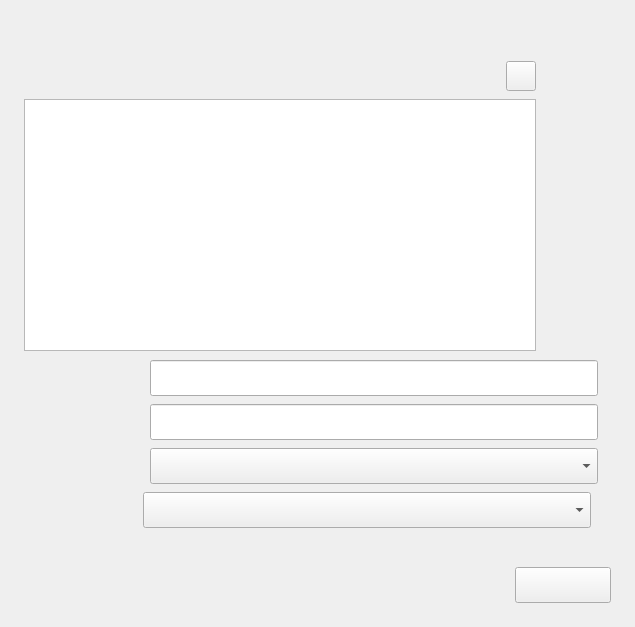
<?xml version="1.0" encoding="UTF-8"?>
<ui version="4.0">
 <class>AddPrinterWindow</class>
 <widget class="QWidget" name="AddPrinterWindow">
  <property name="geometry">
   <rect>
    <x>0</x>
    <y>0</y>
    <width>635</width>
    <height>627</height>
   </rect>
  </property>
  <property name="minimumSize">
   <size>
    <width>0</width>
    <height>0</height>
   </size>
  </property>
  <property name="maximumSize">
   <size>
    <width>16777215</width>
    <height>16777215</height>
   </size>
  </property>
  <property name="windowTitle">
   <string>AddPrinterWindow</string>
  </property>
  <layout class="QVBoxLayout" name="verticalLayout_2">
   <property name="spacing">
    <number>0</number>
   </property>
   <property name="leftMargin">
    <number>0</number>
   </property>
   <property name="topMargin">
    <number>0</number>
   </property>
   <property name="rightMargin">
    <number>0</number>
   </property>
   <property name="bottomMargin">
    <number>0</number>
   </property>
   <item>
    <layout class="QVBoxLayout" name="verticalLayout">
     <property name="spacing">
      <number>0</number>
     </property>
     <property name="leftMargin">
      <number>24</number>
     </property>
     <property name="topMargin">
      <number>7</number>
     </property>
     <property name="rightMargin">
      <number>24</number>
     </property>
     <property name="bottomMargin">
      <number>24</number>
     </property>
     <item>
      <layout class="QHBoxLayout" name="switchLayout">
       <property name="spacing">
        <number>0</number>
       </property>
       <item>
        <widget class="CustomTabBar" name="bar" native="true">
         <property name="sizePolicy">
          <sizepolicy hsizetype="Fixed" vsizetype="Fixed">
           <horstretch>0</horstretch>
           <verstretch>0</verstretch>
          </sizepolicy>
         </property>
         <property name="minimumSize">
          <size>
           <width>240</width>
           <height>36</height>
          </size>
         </property>
         <property name="maximumSize">
          <size>
           <width>240</width>
           <height>36</height>
          </size>
         </property>
        </widget>
       </item>
      </layout>
     </item>
     <item>
      <layout class="QVBoxLayout" name="verticalLayout_8">
       <property name="spacing">
        <number>0</number>
       </property>
       <item>
        <widget class="QStackedWidget" name="centralWidget">
         <property name="sizePolicy">
          <sizepolicy hsizetype="Expanding" vsizetype="Fixed">
           <horstretch>0</horstretch>
           <verstretch>0</verstretch>
          </sizepolicy>
         </property>
         <property name="minimumSize">
          <size>
           <width>0</width>
           <height>317</height>
          </size>
         </property>
         <property name="maximumSize">
          <size>
           <width>512</width>
           <height>317</height>
          </size>
         </property>
         <property name="currentIndex">
          <number>0</number>
         </property>
         <widget class="QWidget" name="autoWidget">
          <layout class="QVBoxLayout" name="verticalLayout_5">
           <property name="spacing">
            <number>0</number>
           </property>
           <property name="leftMargin">
            <number>0</number>
           </property>
           <property name="topMargin">
            <number>0</number>
           </property>
           <property name="rightMargin">
            <number>0</number>
           </property>
           <property name="bottomMargin">
            <number>0</number>
           </property>
           <item>
            <layout class="QVBoxLayout" name="verticalLayout_4">
             <property name="spacing">
              <number>5</number>
             </property>
             <property name="leftMargin">
              <number>0</number>
             </property>
             <property name="topMargin">
              <number>15</number>
             </property>
             <property name="rightMargin">
              <number>0</number>
             </property>
             <property name="bottomMargin">
              <number>16</number>
             </property>
             <item>
              <layout class="QHBoxLayout" name="horizontalLayout_5">
               <property name="spacing">
                <number>0</number>
               </property>
               <item>
                <widget class="CustomLabel" name="devList">
                 <property name="sizePolicy">
                  <sizepolicy hsizetype="MinimumExpanding" vsizetype="Preferred">
                   <horstretch>0</horstretch>
                   <verstretch>0</verstretch>
                  </sizepolicy>
                 </property>
                 <property name="minimumSize">
                  <size>
                   <width>56</width>
                   <height>36</height>
                  </size>
                 </property>
                 <property name="maximumSize">
                  <size>
                   <width>200</width>
                   <height>36</height>
                  </size>
                 </property>
                 <property name="text">
                  <string/>
                 </property>
                </widget>
               </item>
               <item>
                <widget class="QLabel" name="loadingPic">
                 <property name="minimumSize">
                  <size>
                   <width>16</width>
                   <height>16</height>
                  </size>
                 </property>
                 <property name="maximumSize">
                  <size>
                   <width>16</width>
                   <height>16</height>
                  </size>
                 </property>
                 <property name="text">
                  <string/>
                 </property>
                </widget>
               </item>
               <item>
                <spacer name="horizontalSpacer_2">
                 <property name="orientation">
                  <enum>Qt::Horizontal</enum>
                 </property>
                 <property name="sizeHint" stdset="0">
                  <size>
                   <width>40</width>
                   <height>20</height>
                  </size>
                 </property>
                </spacer>
               </item>
               <item>
                <widget class="CustomRefreshButton" name="refreshBtn">
                 <property name="minimumSize">
                  <size>
                   <width>30</width>
                   <height>30</height>
                  </size>
                 </property>
                 <property name="maximumSize">
                  <size>
                   <width>30</width>
                   <height>30</height>
                  </size>
                 </property>
                 <property name="text">
                  <string/>
                 </property>
                </widget>
               </item>
              </layout>
             </item>
             <item>
              <widget class="QTableView" name="autoTableView">
               <property name="minimumSize">
                <size>
                 <width>512</width>
                 <height>252</height>
                </size>
               </property>
               <property name="maximumSize">
                <size>
                 <width>512</width>
                 <height>252</height>
                </size>
               </property>
              </widget>
             </item>
            </layout>
           </item>
          </layout>
         </widget>
         <widget class="QWidget" name="manualWidget">
          <layout class="QVBoxLayout" name="verticalLayout_7">
           <property name="spacing">
            <number>0</number>
           </property>
           <property name="leftMargin">
            <number>0</number>
           </property>
           <property name="topMargin">
            <number>0</number>
           </property>
           <property name="rightMargin">
            <number>0</number>
           </property>
           <property name="bottomMargin">
            <number>0</number>
           </property>
           <item>
            <layout class="QVBoxLayout" name="verticalLayout_6">
             <property name="spacing">
              <number>0</number>
             </property>
             <property name="leftMargin">
              <number>0</number>
             </property>
             <property name="topMargin">
              <number>24</number>
             </property>
             <property name="rightMargin">
              <number>0</number>
             </property>
             <property name="bottomMargin">
              <number>0</number>
             </property>
             <item>
              <layout class="QHBoxLayout" name="horizontalLayout_7">
               <property name="spacing">
                <number>0</number>
               </property>
              </layout>
             </item>
             <item>
              <layout class="QHBoxLayout" name="horizontalLayout_8">
               <property name="spacing">
                <number>0</number>
               </property>
               <property name="topMargin">
                <number>0</number>
               </property>
               <item>
                <widget class="CustomLabel" name="protocolLabel">
                 <property name="sizePolicy">
                  <sizepolicy hsizetype="Fixed" vsizetype="Fixed">
                   <horstretch>0</horstretch>
                   <verstretch>0</verstretch>
                  </sizepolicy>
                 </property>
                 <property name="minimumSize">
                  <size>
                   <width>100</width>
                   <height>36</height>
                  </size>
                 </property>
                 <property name="maximumSize">
                  <size>
                   <width>100</width>
                   <height>36</height>
                  </size>
                 </property>
                 <property name="text">
                  <string/>
                 </property>
                </widget>
               </item>
               <item>
                <widget class="QComboBox" name="protocolComboBox">
                 <property name="sizePolicy">
                  <sizepolicy hsizetype="Expanding" vsizetype="Fixed">
                   <horstretch>0</horstretch>
                   <verstretch>0</verstretch>
                  </sizepolicy>
                 </property>
                 <property name="minimumSize">
                  <size>
                   <width>0</width>
                   <height>36</height>
                  </size>
                 </property>
                 <property name="maximumSize">
                  <size>
                   <width>463</width>
                   <height>36</height>
                  </size>
                 </property>
                </widget>
               </item>
              </layout>
             </item>
             <item>
              <spacer name="verticalSpacer_4">
               <property name="orientation">
                <enum>Qt::Vertical</enum>
               </property>
               <property name="sizeType">
                <enum>QSizePolicy::Fixed</enum>
               </property>
               <property name="sizeHint" stdset="0">
                <size>
                 <width>20</width>
                 <height>8</height>
                </size>
               </property>
              </spacer>
             </item>
             <item>
              <layout class="QHBoxLayout" name="horizontalLayout_9">
               <property name="spacing">
                <number>0</number>
               </property>
               <item>
                <widget class="CustomLabel" name="netLabel">
                 <property name="sizePolicy">
                  <sizepolicy hsizetype="Fixed" vsizetype="Fixed">
                   <horstretch>0</horstretch>
                   <verstretch>0</verstretch>
                  </sizepolicy>
                 </property>
                 <property name="minimumSize">
                  <size>
                   <width>100</width>
                   <height>36</height>
                  </size>
                 </property>
                 <property name="maximumSize">
                  <size>
                   <width>100</width>
                   <height>36</height>
                  </size>
                 </property>
                 <property name="text">
                  <string/>
                 </property>
                </widget>
               </item>
               <item>
                <widget class="QLineEdit" name="addrEdit">
                 <property name="sizePolicy">
                  <sizepolicy hsizetype="Expanding" vsizetype="Fixed">
                   <horstretch>0</horstretch>
                   <verstretch>0</verstretch>
                  </sizepolicy>
                 </property>
                 <property name="minimumSize">
                  <size>
                   <width>0</width>
                   <height>36</height>
                  </size>
                 </property>
                 <property name="maximumSize">
                  <size>
                   <width>378</width>
                   <height>36</height>
                  </size>
                 </property>
                </widget>
               </item>
               <item>
                <spacer name="horizontalSpacer_5">
                 <property name="orientation">
                  <enum>Qt::Horizontal</enum>
                 </property>
                 <property name="sizeType">
                  <enum>QSizePolicy::Fixed</enum>
                 </property>
                 <property name="sizeHint" stdset="0">
                  <size>
                   <width>10</width>
                   <height>20</height>
                  </size>
                 </property>
                </spacer>
               </item>
               <item>
                <widget class="CustomPushButton" name="searchBtn">
                 <property name="sizePolicy">
                  <sizepolicy hsizetype="Fixed" vsizetype="Fixed">
                   <horstretch>0</horstretch>
                   <verstretch>0</verstretch>
                  </sizepolicy>
                 </property>
                 <property name="minimumSize">
                  <size>
                   <width>96</width>
                   <height>36</height>
                  </size>
                 </property>
                 <property name="maximumSize">
                  <size>
                   <width>96</width>
                   <height>36</height>
                  </size>
                 </property>
                 <property name="text">
                  <string/>
                 </property>
                </widget>
               </item>
              </layout>
             </item>
             <item>
              <spacer name="verticalSpacer_5">
               <property name="orientation">
                <enum>Qt::Vertical</enum>
               </property>
               <property name="sizeType">
                <enum>QSizePolicy::Fixed</enum>
               </property>
               <property name="sizeHint" stdset="0">
                <size>
                 <width>20</width>
                 <height>8</height>
                </size>
               </property>
              </spacer>
             </item>
             <item>
              <spacer name="verticalSpacer_2">
               <property name="orientation">
                <enum>Qt::Vertical</enum>
               </property>
               <property name="sizeHint" stdset="0">
                <size>
                 <width>20</width>
                 <height>8</height>
                </size>
               </property>
              </spacer>
             </item>
             <item>
              <widget class="CustomListView" name="manualTreeView"/>
             </item>
             <item>
              <spacer name="verticalSpacer_3">
               <property name="orientation">
                <enum>Qt::Vertical</enum>
               </property>
               <property name="sizeType">
                <enum>QSizePolicy::Fixed</enum>
               </property>
               <property name="sizeHint" stdset="0">
                <size>
                 <width>20</width>
                 <height>16</height>
                </size>
               </property>
              </spacer>
             </item>
            </layout>
           </item>
          </layout>
         </widget>
        </widget>
       </item>
      </layout>
     </item>
     <item>
      <layout class="QVBoxLayout" name="verticalLayout_3">
       <property name="spacing">
        <number>8</number>
       </property>
       <property name="leftMargin">
        <number>0</number>
       </property>
       <property name="topMargin">
        <number>0</number>
       </property>
       <property name="rightMargin">
        <number>0</number>
       </property>
       <property name="bottomMargin">
        <number>10</number>
       </property>
       <item>
        <layout class="QHBoxLayout" name="horizontalLayout_2">
         <property name="spacing">
          <number>0</number>
         </property>
         <item>
          <widget class="CustomLabel" name="nameLabel">
           <property name="minimumSize">
            <size>
             <width>100</width>
             <height>36</height>
            </size>
           </property>
           <property name="maximumSize">
            <size>
             <width>100</width>
             <height>36</height>
            </size>
           </property>
           <property name="text">
            <string/>
           </property>
          </widget>
         </item>
         <item>
          <widget class="QLineEdit" name="nameEdit">
           <property name="minimumSize">
            <size>
             <width>0</width>
             <height>36</height>
            </size>
           </property>
           <property name="maximumSize">
            <size>
             <width>448</width>
             <height>36</height>
            </size>
           </property>
           <property name="acceptDrops">
            <bool>false</bool>
           </property>
          </widget>
         </item>
        </layout>
       </item>
       <item>
        <layout class="QHBoxLayout" name="horizontalLayout_3">
         <property name="spacing">
          <number>0</number>
         </property>
         <item>
          <widget class="CustomLabel" name="locationLabel">
           <property name="minimumSize">
            <size>
             <width>100</width>
             <height>36</height>
            </size>
           </property>
           <property name="maximumSize">
            <size>
             <width>100</width>
             <height>36</height>
            </size>
           </property>
           <property name="text">
            <string/>
           </property>
          </widget>
         </item>
         <item>
          <widget class="QLineEdit" name="locationEdit">
           <property name="minimumSize">
            <size>
             <width>0</width>
             <height>36</height>
            </size>
           </property>
           <property name="maximumSize">
            <size>
             <width>448</width>
             <height>36</height>
            </size>
           </property>
           <property name="acceptDrops">
            <bool>false</bool>
           </property>
          </widget>
         </item>
        </layout>
       </item>
       <item>
        <layout class="QHBoxLayout" name="horizontalLayout_4">
         <property name="spacing">
          <number>0</number>
         </property>
         <item>
          <widget class="CustomLabel" name="drvLabel">
           <property name="minimumSize">
            <size>
             <width>100</width>
             <height>36</height>
            </size>
           </property>
           <property name="maximumSize">
            <size>
             <width>100</width>
             <height>36</height>
            </size>
           </property>
           <property name="text">
            <string/>
           </property>
          </widget>
         </item>
         <item>
          <widget class="ChoosePpdComboBox" name="drvComboBox">
           <property name="minimumSize">
            <size>
             <width>0</width>
             <height>36</height>
            </size>
           </property>
           <property name="maximumSize">
            <size>
             <width>448</width>
             <height>36</height>
            </size>
           </property>
          </widget>
         </item>
        </layout>
       </item>
       <item>
        <widget class="QWidget" name="baudRateWidget" native="true">
         <property name="sizePolicy">
          <sizepolicy hsizetype="Preferred" vsizetype="Fixed">
           <horstretch>0</horstretch>
           <verstretch>0</verstretch>
          </sizepolicy>
         </property>
         <property name="minimumSize">
          <size>
           <width>0</width>
           <height>36</height>
          </size>
         </property>
         <property name="maximumSize">
          <size>
           <width>16777215</width>
           <height>36</height>
          </size>
         </property>
         <layout class="QHBoxLayout" name="horizontalLayout_13">
          <property name="spacing">
           <number>0</number>
          </property>
          <property name="leftMargin">
           <number>0</number>
          </property>
          <property name="topMargin">
           <number>0</number>
          </property>
          <property name="rightMargin">
           <number>0</number>
          </property>
          <property name="bottomMargin">
           <number>0</number>
          </property>
          <item>
           <layout class="QHBoxLayout" name="horizontalLayout_12">
            <property name="spacing">
             <number>0</number>
            </property>
            <item>
             <widget class="CustomLabel" name="baudRateLabel">
              <property name="minimumSize">
               <size>
                <width>100</width>
                <height>36</height>
               </size>
              </property>
              <property name="maximumSize">
               <size>
                <width>100</width>
                <height>36</height>
               </size>
              </property>
              <property name="text">
               <string/>
              </property>
             </widget>
            </item>
            <item>
             <widget class="QComboBox" name="baudRateComboBox">
              <property name="minimumSize">
               <size>
                <width>0</width>
                <height>36</height>
               </size>
              </property>
              <property name="maximumSize">
               <size>
                <width>448</width>
                <height>36</height>
               </size>
              </property>
             </widget>
            </item>
           </layout>
          </item>
         </layout>
        </widget>
       </item>
      </layout>
     </item>
     <item>
      <spacer name="verticalSpacer">
       <property name="orientation">
        <enum>Qt::Vertical</enum>
       </property>
       <property name="sizeType">
        <enum>QSizePolicy::Expanding</enum>
       </property>
       <property name="sizeHint" stdset="0">
        <size>
         <width>20</width>
         <height>40</height>
        </size>
       </property>
      </spacer>
     </item>
     <item>
      <layout class="QHBoxLayout" name="horizontalLayout">
       <property name="spacing">
        <number>0</number>
       </property>
       <property name="sizeConstraint">
        <enum>QLayout::SetDefaultConstraint</enum>
       </property>
       <property name="topMargin">
        <number>0</number>
       </property>
       <property name="bottomMargin">
        <number>0</number>
       </property>
       <item>
        <spacer name="horizontalSpacer">
         <property name="orientation">
          <enum>Qt::Horizontal</enum>
         </property>
         <property name="sizeHint" stdset="0">
          <size>
           <width>40</width>
           <height>20</height>
          </size>
         </property>
        </spacer>
       </item>
       <item>
        <widget class="CustomPushButton" name="forwardBtn">
         <property name="minimumSize">
          <size>
           <width>96</width>
           <height>36</height>
          </size>
         </property>
         <property name="maximumSize">
          <size>
           <width>96</width>
           <height>36</height>
          </size>
         </property>
         <property name="text">
          <string/>
         </property>
        </widget>
       </item>
      </layout>
     </item>
    </layout>
   </item>
  </layout>
 </widget>
 <customwidgets>
  <customwidget>
   <class>CustomLabel</class>
   <extends>QLabel</extends>
   <header location="global">custom_label.h</header>
  </customwidget>
  <customwidget>
   <class>CustomPushButton</class>
   <extends>QPushButton</extends>
   <header location="global">custom_push_button.h</header>
  </customwidget>
  <customwidget>
   <class>ChoosePpdComboBox</class>
   <extends>QComboBox</extends>
   <header location="global">choose_ppd_combo_box.h</header>
  </customwidget>
  <customwidget>
   <class>CustomListView</class>
   <extends>QTreeView</extends>
   <header>custom_list_view.h</header>
  </customwidget>
  <customwidget>
   <class>CustomRefreshButton</class>
   <extends>QPushButton</extends>
   <header>custom_refresh_button.h</header>
  </customwidget>
  <customwidget>
   <class>CustomTabBar</class>
   <extends>QWidget</extends>
   <header>custom_tab_bar.h</header>
   <container>1</container>
  </customwidget>
 </customwidgets>
 <resources/>
 <connections/>
</ui>
